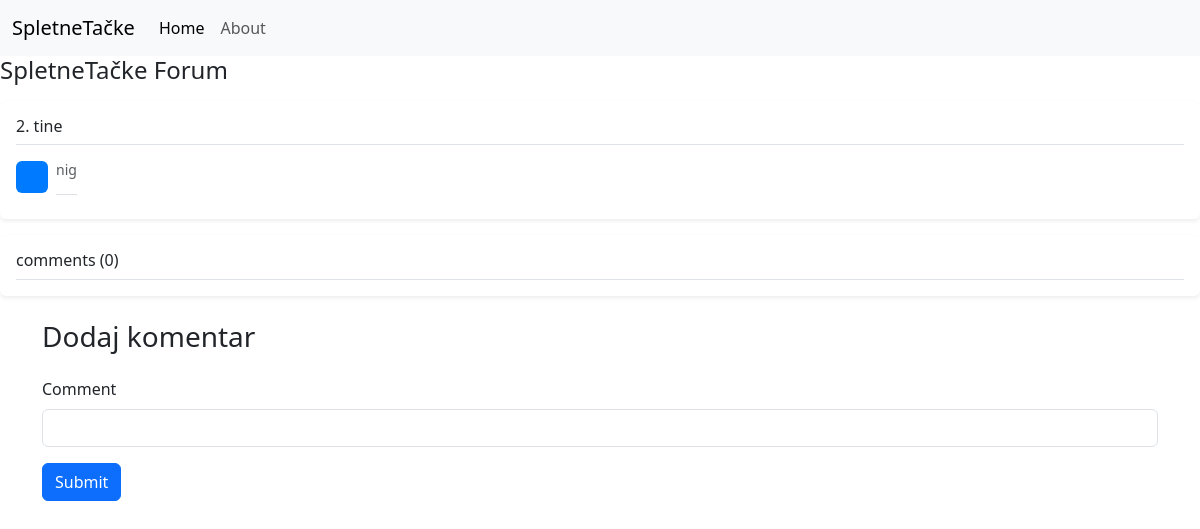
Screenshot of /topic/2 with the database file from the repository.
### Forums/main.py (models this page shows)
class Topic(db.Model):
    id: Mapped[int] = mapped_column(primary_key=True)
    title: Mapped[str] = mapped_column(unique=True)
    description: Mapped[str]

### Forums/main.py (the view, shortened to what this page needs)
@app.route("/topic/<int:id>",methods=["GET", "POST"])
def topic(id):
    topic = db.get_or_404(Topic, id)
    comments = Comment.query.filter_by(topicId=id).all()
    return render_template("topic.html", topic=topic, comments=comments)

### Forums/templates/topic.html (shortened to what this page needs)
<!doctype html>
<html lang="en">
  <head>
    <link href="https://cdn.jsdelivr.net/npm/bootstrap@5.3.3/dist/css/bootstrap.min.css" rel="stylesheet">
  </head>
  <body>
    <nav class="navbar navbar-expand-lg bg-body-tertiary">
        <div class="container-fluid">
          <a class="navbar-brand" href="/">SpletneTačke</a>
          <div class="collapse navbar-collapse" id="navbarNavDropdown">
            <ul class="navbar-nav">
              <li class="nav-item">
                <a class="nav-link active" aria-current="page" href="/">Home</a>
              </li>
              <li class="nav-item">
                <a class="nav-link" href="#">About</a>
              </li>
            </ul>
          </div>
        </div>
      </nav>
        <h1 class="fs-4 text">SpletneTačke Forum</h1>
        <div class="my-3 p-3 bg-body rounded shadow-sm">
          <h6 class="border-bottom pb-2 mb-0">{{topic.id}}. {{topic.title}}<h6>
          <div class="d-flex text-muted pt-3">
            <svg class="bd-placeholder-img flex-shrink-0 me-2 rounded" width="32" height="32" xmlns="http://www.w3.org/2000/svg" role="img" aria-label="Placeholder: 32x32" preserveAspectRatio="xMidYMid slice" focusable="false"><title>Placeholder</title><rect width="100%" height="100%" fill="#007bff"></rect><text x="50%" y="50%" fill="#007bff" dy=".3em">32x32</text></svg>
            <p class="pb-3 mb-0 small lh-sm border-bottom">
              {{topic.description}}
            </p>
          </div>
      </div>
      <div class="my-3 p-3 bg-body rounded shadow-sm">
        <h6 class="border-bottom pb-2 mb-0">comments ({{comments | length}})</h6>
      </div>
      <div class="container">
        <h1 class="fs-3 text my-4">Dodaj komentar</h1>
        <form accept="/topic/{{topic.id}}" method="post">
            <div class="mb-3">
                <label for="title" class="form-label">Comment</label>
                <input type="text" name="comment" class="form-control" id="comment" aria-describedby="emailHelp" >
              </div>
              <button type="submit" class="btn btn-primary">Submit</button>
        </form>
      </div>
  </body>
</html>

### rows the page displays
Topic: id "2", title "tine", description "nig"

### other values shown
{{ comments | length }} "0"
